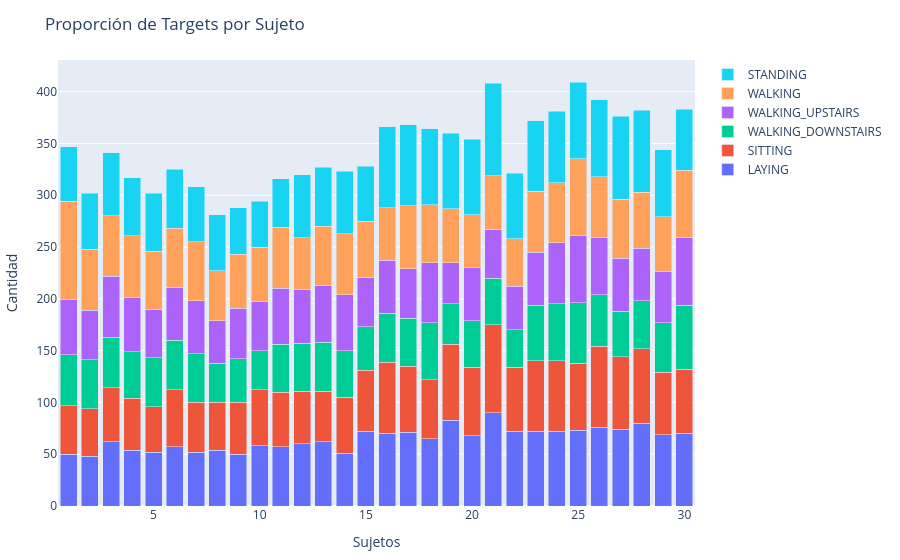

Notebook code for this chart:
### Markdown cell above
## 1.1. Carga y unificación de datos

### Code cell
unifyDataset("../DatosPractica", "./dataset.csv") # Se leen todos los datos del árbol de carpetas y se guardan en un único csv

df = CSV.read("./dataset.csv", DataFrame) # Lectura de ese mismo csv

subjects, dataset, targets = separateDataframe(df) # Se separa en una lista de sujetos, un DataFrame con los datos y una lista de clases

println("Numero de variables: $(length(dataset[1,:]))")
println("Numero de instancias: $(length(dataset[:,1]))")
println("Número de sujetos: $(length(unique(subjects)))")
println("Número de clases de salida: $(length(unique(targets)))")


# Plotea la cantidad de cada target que hay en las muestras de cada individuo
unique_targets = unique(targets)
unique_subjects = sort(unique(subjects))

indicesPerIndividual =
    [findall(==(s), subjects) for s in unique_subjects]

trazos = [
    PlotlyJS.bar(
        name = string(t),
        x = unique_subjects,
        y = [begin
                subject_targs = targets[indicesPerIndividual[s]]
                count(==(t), subject_targs)
             end for s in unique_subjects]
    ) for t in unique_targets
]

layout = Layout(
    title="Proporción de Targets por Sujeto",
    barmode="stack", 
    xaxis_title="Sujetos",
    yaxis_title="Cantidad"
)

PlotlyJS.plot(trazos, layout)

### Figure 1 — Plotly figure (JSON) as saved in the notebook; plotly's stock layout.template omitted (floating-point values rounded to 4 significant figures)
{"data": [{"name": "LAYING", "type": "bar", "x": [1, 2, 3, 4, 5, 6, 7, 8, 9, 10, 11, 12, 13, 14, 15, 16, 17, 18, 19, 20, 21, 22, 23, 24, 25, 26, 27, 28, 29, 30], "y": [50, 48, 62, 54, 52, 57, 52, 54, 50, 58, 57, 60, 62, 51, 72, 70, 71, 65, 83, 68, 90, 72, 72, 72, 73, 76, 74, 80, 69, 70]}, {"name": "SITTING", "type": "bar", "x": [1, 2, 3, 4, 5, 6, 7, 8, 9, 10, 11, 12, 13, 14, 15, 16, 17, 18, 19, 20, 21, 22, 23, 24, 25, 26, 27, 28, 29, 30], "y": [47, 46, 52, 50, 44, 55, 48, 46, 50, 54, 53, 51, 49, 54, 59, 69, 64, 57, 73, 66, 85, 62, 68, 68, 65, 78, 70, 72, 60, 62]}, {"name": "WALKING_DOWNSTAIRS", "type": "bar", "x": [1, 2, 3, 4, 5, 6, 7, 8, 9, 10, 11, 12, 13, 14, 15, 16, 17, 18, 19, 20, 21, 22, 23, 24, 25, 26, 27, 28, 29, 30], "y": [49, 47, 49, 45, 47, 48, 47, 38, 42, 38, 46, 46, 47, 45, 42, 47, 46, 55, 39, 45, 45, 36, 54, 55, 58, 50, 44, 46, 48, 62]}, {"name": "WALKING_UPSTAIRS", "type": "bar", "x": [1, 2, 3, 4, 5, 6, 7, 8, 9, 10, 11, 12, 13, 14, 15, 16, 17, 18, 19, 20, 21, 22, 23, 24, 25, 26, 27, 28, 29, 30], "y": [53, 48, 59, 52, 47, 51, 51, 41, 49, 47, 54, 52, 55, 54, 48, 51, 48, 58, 40, 51, 47, 42, 51, 59, 65, 55, 51, 51, 49, 65]}, {"name": "WALKING", "type": "bar", "x": [1, 2, 3, 4, 5, 6, 7, 8, 9, 10, 11, 12, 13, 14, 15, 16, 17, 18, 19, 20, 21, 22, 23, 24, 25, 26, 27, 28, 29, 30], "y": [95, 59, 58, 60, 56, 57, 57, 48, 52, 53, 59, 50, 57, 59, 54, 51, 61, 56, 52, 51, 52, 46, 59, 58, 74, 59, 57, 54, 53, 65]}, {"name": "STANDING", "type": "bar", "x": [1, 2, 3, 4, 5, 6, 7, 8, 9, 10, 11, 12, 13, 14, 15, 16, 17, 18, 19, 20, 21, 22, 23, 24, 25, 26, 27, 28, 29, 30], "y": [53, 54, 61, 56, 56, 57, 53, 54, 45, 44, 47, 61, 57, 60, 53, 78, 78, 73, 73, 73, 89, 63, 68, 69, 74, 74, 80, 79, 65, 59]}], "layout": {"barmode": "stack", "margin": {"b": 50, "l": 50, "r": 50, "t": 60}, "title": "Proporción de Targets por Sujeto", "xaxis": {"title": {"text": "Sujetos"}}, "yaxis": {"title": {"text": "Cantidad"}}}}
